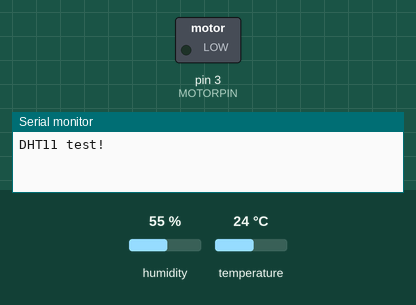
Recording of a sketch running on a simulated Arduino Uno, built with avr-gcc and run on an emulated ATmega328P. Parts: switched loads named in the sketch (green lamp = pin HIGH), the last lines printed to the serial monitor. Inputs (shaded band) come from the test bench; at power-on: humidity 55 %, temperature 24 °C.

Above: at 0.05 s.
At 36.2 s:
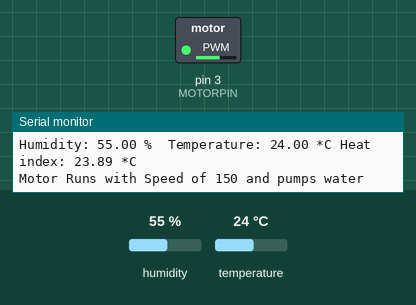
Timing chart, 0 to 52.4 s (numbered marks = the images above):
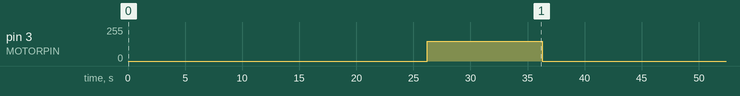

The sketch:

plant_watering.ino
```cpp
#include "DHT.h"

#define DHTPIN 2     // The sensor is connected to the 2nd pin of arduino
#define MOTORPIN 3   // The motor is connected to the 3rd pin of arduino

#define DHTTYPE DHT11   // DHT 11 is the sensor that is used
int counter = 1; // This is for counting the number of times that loop() is iterated. When counter % 10 equals to zero, motor pumps water.

// Initializing DHT sensor
DHT dht(DHTPIN, DHTTYPE);

void setup() {
  Serial.begin(9600);
  Serial.println("DHT11 test!");

  pinMode(MOTORPIN, OUTPUT);
  dht.begin();
}

void loop() {
  // Wait a few seconds between measurements.
  delay(2000);
  // Reading temperature or humidity takes about 250 milliseconds!
  float humidity = dht.readHumidity();
  // Read temperature as Celsius
  float temperature = dht.readTemperature(false);

  // Check if any reads failed and exit early (to try again).
  if (isnan(humidity) || isnan(temperature)) {
    Serial.println("Failed to read from DHT sensor!");
    return;
  }

  // Computing heat index as Celsius
  float heatindex = dht.computeHeatIndex(temperature, humidity, false);

  Serial.print("Humidity: ");
  Serial.print(humidity);
  Serial.print(" %\t");
  Serial.print("Temperature: ");
  Serial.print(temperature);
  Serial.print(" *C ");
  Serial.print("Heat index: ");
  Serial.print(heatindex);
  Serial.println(" *C");

  if(heatindex < 20)
  {
  analogWrite(MOTORPIN,0); //if heat index is less than 20 C, the motor stops.
  }
  else if(heatindex > 20 && heatindex < 25)
  {
    counter++;
    if(counter % 10 == 0){

      analogWrite(MOTORPIN,150); //if heat index is less than 25 C and more than 20 C, the motor runs with the speed of 150 and pumps water.
      Serial.println("Motor Runs with Speed of 150 and pumps water");
      delay(10000);
      analogWrite(MOTORPIN,0);
    }
  }
  else
  {
    counter++;
    if(counter % 10 == 0){

      analogWrite(MOTORPIN,200); //if heat index is more than 25 C, the motor runs with the speed of 200 and pumps water faster.
      Serial.println("Motor Runs with Speed of 200 and pumps water");
      delay(10000);
      analogWrite(MOTORPIN,0);
    }
  }
  delay(1000); //Wait for few second and then continue the loop.
}
```

Measured:
- by itself, pin 3 (MOTORPIN): alternates 150/255 for 10.0 s and 0/255 for 30.3 s
